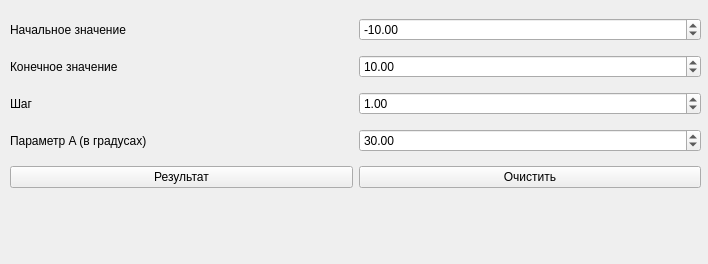
<?xml version="1.0" encoding="UTF-8"?>
<ui version="4.0">
 <class>Form</class>
 <widget class="QWidget" name="Form">
  <property name="geometry">
   <rect>
    <x>0</x>
    <y>0</y>
    <width>708</width>
    <height>264</height>
   </rect>
  </property>
  <property name="minimumSize">
   <size>
    <width>708</width>
    <height>264</height>
   </size>
  </property>
  <property name="maximumSize">
   <size>
    <width>708</width>
    <height>264</height>
   </size>
  </property>
  <property name="windowTitle">
   <string>Вычисление значений функции</string>
  </property>
  <widget class="QWidget" name="gridLayoutWidget">
   <property name="geometry">
    <rect>
     <x>10</x>
     <y>10</y>
     <width>691</width>
     <height>191</height>
    </rect>
   </property>
   <layout class="QGridLayout" name="gridControl">
    <item row="2" column="0">
     <widget class="QLabel" name="labelStep">
      <property name="text">
       <string>Шаг</string>
      </property>
     </widget>
    </item>
    <item row="4" column="0">
     <widget class="QPushButton" name="buttonResult">
      <property name="text">
       <string>Результат</string>
      </property>
     </widget>
    </item>
    <item row="3" column="1">
     <widget class="QDoubleSpinBox" name="boxA">
      <property name="decimals">
       <number>2</number>
      </property>
      <property name="minimum">
       <double>0.000000000000000</double>
      </property>
      <property name="maximum">
       <double>360.000000000000000</double>
      </property>
      <property name="value">
       <double>30.000000000000000</double>
      </property>
     </widget>
    </item>
    <item row="0" column="0">
     <widget class="QLabel" name="labelStartValue">
      <property name="font">
       <font>
        <family>.AppleSystemUIFont</family>
       </font>
      </property>
      <property name="text">
       <string>Начальное значение</string>
      </property>
     </widget>
    </item>
    <item row="0" column="1">
     <widget class="QDoubleSpinBox" name="boxStartValue">
      <property name="decimals">
       <number>2</number>
      </property>
      <property name="minimum">
       <double>-1000.000000000000000</double>
      </property>
      <property name="maximum">
       <double>1000.000000000000000</double>
      </property>
      <property name="value">
       <double>-10.000000000000000</double>
      </property>
     </widget>
    </item>
    <item row="1" column="1">
     <widget class="QDoubleSpinBox" name="boxEndValue">
      <property name="decimals">
       <number>2</number>
      </property>
      <property name="minimum">
       <double>-1000.000000000000000</double>
      </property>
      <property name="maximum">
       <double>1000.000000000000000</double>
      </property>
      <property name="value">
       <double>10.000000000000000</double>
      </property>
     </widget>
    </item>
    <item row="2" column="1">
     <widget class="QDoubleSpinBox" name="boxStep">
      <property name="decimals">
       <number>2</number>
      </property>
      <property name="minimum">
       <double>0.010000000000000</double>
      </property>
      <property name="maximum">
       <double>1000.000000000000000</double>
      </property>
      <property name="value">
       <double>1.000000000000000</double>
      </property>
     </widget>
    </item>
    <item row="3" column="0">
     <widget class="QLabel" name="labelA">
      <property name="text">
       <string>Параметр A (в градусах)</string>
      </property>
     </widget>
    </item>
    <item row="1" column="0">
     <widget class="QLabel" name="labelEndValue">
      <property name="text">
       <string>Конечное значение</string>
      </property>
     </widget>
    </item>
    <item row="4" column="1">
     <widget class="QPushButton" name="buttonClear">
      <property name="text">
       <string>Очистить</string>
      </property>
     </widget>
    </item>
   </layout>
  </widget>
  <widget class="QLabel" name="labelFormula">
   <property name="geometry">
    <rect>
     <x>10</x>
     <y>210</y>
     <width>691</width>
     <height>51</height>
    </rect>
   </property>
   <property name="text">
    <string/>
   </property>
   <property name="pixmap">
    <pixmap>formula.png</pixmap>
   </property>
   <property name="scaledContents">
    <bool>true</bool>
   </property>
  </widget>
 </widget>
 <resources/>
 <connections/>
</ui>
